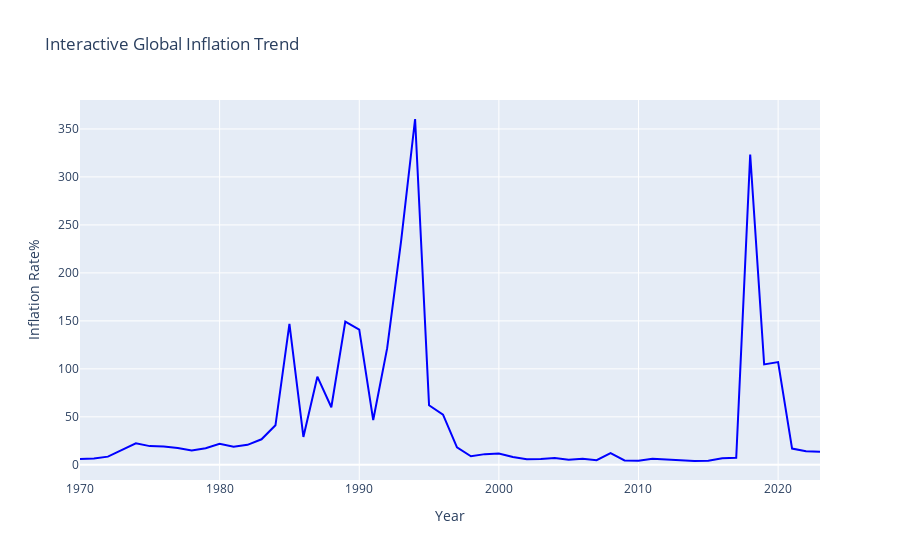

Write notebook code for a chart like this one.
### Markdown cell above
# Interactive summary visualization phase :

### Code cell
#1.
print('Interactive Line plot : Global Inflation Trend \n')

fig = px.line(Avg_inflation_df, x ='Year', y = 'Avg_hcpia_Inflation', title='Interactive Global Inflation Trend')
fig.update_traces(line=dict(color='blue'))
fig.update_layout(yaxis_title='Inflation Rate%', xaxis_title='Year')
fig.show()

### Figure 1 — Plotly figure (JSON) as saved in the notebook; plotly's stock layout.template omitted (floating-point values rounded to 4 significant figures)
{"data": [{"hovertemplate": "Year=%{x}<br>Avg_hcpia_Inflation=%{y}<extra></extra>", "legendgroup": "", "line": {"color": "blue", "dash": "solid"}, "marker": {"symbol": "circle"}, "mode": "lines", "name": "", "orientation": "v", "showlegend": false, "type": "scatter", "x": [1970, 1971, 1972, 1973, 1974, 1975, 1976, 1977, 1978, 1979, 1980, 1981, 1982, 1983, 1984, 1985, 1986, 1987, 1988, 1989, 1990, 1991, 1992, 1993, 1994, 1995, 1996, 1997, 1998, 1999, 2000, 2001, 2002, 2003, 2004, 2005, 2006, 2007, 2008, 2009, 2010, 2011, 2012, 2013, 2014, 2015, 2016, 2017, 2018, 2019, 2020, 2021, 2022, 2023], "xaxis": "x", "y": [6.099, 6.701, 8.514, 15.7, 22.43, 19.5, 19.16, 17.55, 14.93, 17.36, 21.95, 18.93, 20.85, 26.61, 41.2, 147.0, 29.09, 91.88, 60.02, 149.3, 140.9, 46.65, 121.5, 233.3, 360.4, 62.01, 52.26, 18.16, 8.934, 11.14, 11.73, 8.188, 5.836, 6.013, 7.044, 5.36, 6.311, 4.785, 12.2, 4.573, 4.373, 6.302, 5.644, 4.607, 3.984, 4.202, 6.891, 7.332, 323.4, 104.7, 107.1, 16.92, 14.23, 13.67], "yaxis": "y"}], "layout": {"legend": {"tracegroupgap": 0}, "title": {"text": "Interactive Global Inflation Trend"}, "xaxis": {"anchor": "y", "domain": [0, 1], "title": {"text": "Year"}}, "yaxis": {"anchor": "x", "domain": [0, 1], "title": {"text": "Inflation Rate%"}}}}
